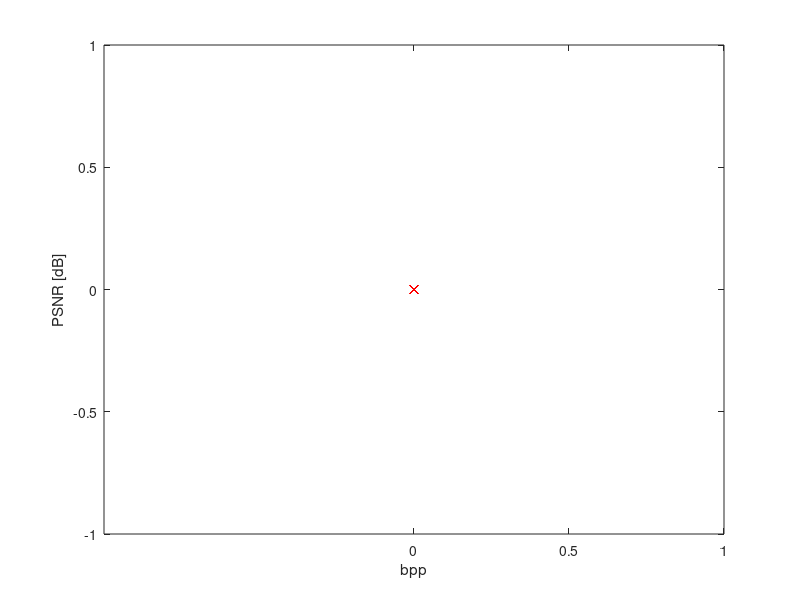

The MATLAB source for this figure:
clear 
clc
close 

scales = [0.07, 0.2, 0.4, 0.8, 1.0, 1.5, 2, 3, 4, 4.5];
EoB = 4000;

directory = fullfile('../../sequences', 'foreman20_40_RGB'); % path to src in the first part
path(path, directory)
frames = dir(fullfile(directory,'*.bmp'));

psnr = zeros(length(frames), 1);
rate = zeros(length(frames), 1);

final_rate = zeros(size(scales, 2), 1);
final_psnr = zeros(size(scales, 2), 1);

still_im_rate = zeros(size(scales, 2), 1);
still_im_psnr = zeros(size(scales, 2), 1);

for s = 1:numel(scales)
    qScale = scales(s);
    for i = 1:length(frames)
        im = double(imread(fullfile(directory, frames(i).name)));
        im1 = ictRGB2YCbCr(im);
        if i == 1     % Encode and decode the 1st frame

            [PSNR, BPP, ref_rgb_im, ~, ~, ~, k_small_min] = dctScript(im, qScale, EoB);
            psnr(i) = PSNR;
            rate(i) = BPP;
            still_im_rate(s) = BPP;
            still_im_psnr(s) = PSNR;
            ref_im = ictRGB2YCbCr(ref_rgb_im);            
            continue;
        end
        mv_indices = SSD(ref_im(:,:,1), im1(:,:,1));
        rec_im = SSD_rec(ref_im, mv_indices);
        err_im = im1-rec_im;
        try
            zeroRun= IntraEncode(err_im, qScale, EoB, 0, true);
            if isequal(i, 2)
                pmfMV = stats_marg(mv_indices, min(mv_indices(:)):max(mv_indices(:)));
                [BinaryTreeMV, ~, BinCodeMV, CodelengthsMV] = buildHuffman(pmfMV);
            end

            pmfZR = stats_marg(zeroRun, min(zeroRun(:)):max(zeroRun(:)));
            [BinaryTreeZR, ~, BinCodeZR, CodelengthsZR] = buildHuffman(pmfZR);

            off_setZR = -min(zeroRun(:))+1;
            off_setMV = -min(mv_indices(:))+1;

            bytestream1 = enc_huffman_new(zeroRun+off_setZR, BinCodeZR, CodelengthsZR);
            bytestream2 = enc_huffman_new(mv_indices+off_setMV, BinCodeMV, CodelengthsMV);

            dec_bytestream1 = double(reshape(dec_huffman_new(bytestream1, BinaryTreeZR, max(size(zeroRun(:)))), size(zeroRun)))-off_setZR;
            dec_bytestream2 = double(reshape(dec_huffman_new(bytestream2, BinaryTreeMV, max(size(mv_indices(:)))), size(mv_indices)))-off_setMV;

            bpp1 = (numel(bytestream1)*8) / (numel(im)/3);
            bpp2 = (numel(bytestream2)*8) / (numel(im)/3);

            dec_err_im = IntraDecode(dec_bytestream1, size(err_im), qScale, EoB, 0, true);

        catch
            zeroRun= IntraEncode(err_im, qScale, EoB, 1, true);
            if isequal(i, 2)
                pmfMV = stats_marg(mv_indices, min(mv_indices(:)):max(mv_indices(:)));
                [BinaryTreeMV, ~, BinCodeMV, CodelengthsMV] = buildHuffman(pmfMV);
            end

            pmfZR = stats_marg(zeroRun, min(zeroRun(:)):max(zeroRun(:)));
            [BinaryTreeZR, ~, BinCodeZR, CodelengthsZR] = buildHuffman(pmfZR);

            off_setZR = -min(zeroRun(:))+1;
            off_setMV = -min(mv_indices(:))+1;

            bytestream1 = enc_huffman_new(zeroRun+off_setZR, BinCodeZR, CodelengthsZR);
            bytestream2 = enc_huffman_new(mv_indices+off_setMV, BinCodeMV, CodelengthsMV);

            dec_bytestream1 = double(reshape(dec_huffman_new(bytestream1, BinaryTreeZR, max(size(zeroRun(:)))), size(zeroRun)))-off_setZR;
            dec_bytestream2 = double(reshape(dec_huffman_new(bytestream2, BinaryTreeMV, max(size(mv_indices(:)))), size(mv_indices)))-off_setMV;

            bpp1 = (numel(bytestream1)*8) / (numel(im)/3);
            bpp2 = (numel(bytestream2)*8) / (numel(im)/3);
            dec_err_im = IntraDecode(dec_bytestream1, size(err_im), qScale, EoB, 1, true);

        end
        
        dec_rec_im = SSD_rec(ref_im, dec_bytestream2);

        ref_im = dec_err_im + dec_rec_im;%rec_im;
        img_rec = ictYCbCr2RGB(ref_im);
        
        rate(i) = bpp1 + bpp2;
        psnr(i) = calcPSNR(im, img_rec);
    end

    final_rate(s) = mean(rate);
    final_psnr(s) = mean(psnr);
    fprintf('Final Results: \n');
    fprintf('QP: %.1f bit-rate: %.3f bits/pixel PSNR: %.2fdB\n', qScale, final_rate(s), final_psnr(s))
    
end


plot(final_rate, final_psnr, 'bx-')
xlabel("bpp");
ylabel('PSNR [dB]');

hold on;
plot(still_im_rate, still_im_psnr, 'rx-')
set(gca,'XTick', 0.0:0.5:6);